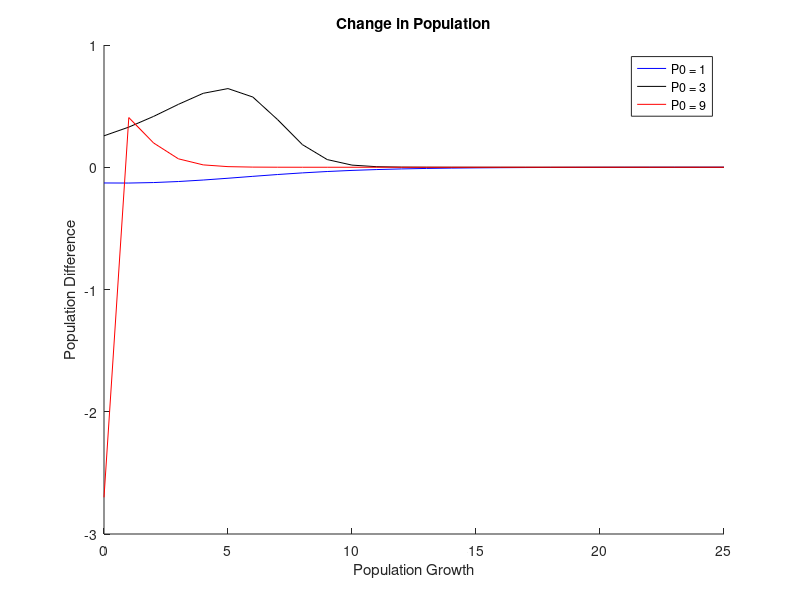

MATLAB code for this plot:
%Setting the initial conditions and variables
%Initial population condition
p0 = 1;
R = 0.3;
A = 2;
K = 7;
y = [];
n = 25;
x=0:1:n;

%Iterate through interation function
for i=0:n
    popSize = p0*(1 - R*(1 - p0/A)*(1 - p0/K));
    popDiff = popSize - p0;
    y = [y popDiff];
    p0 = popSize;
    disp(i)
    disp(popSize)
end;

hold on

plot(x,y,'b')
    title('Change in Population')
    xlabel('Population Growth')
    ylabel('Population Difference')

%Setting the initial conditions and variables
%Initial population condition
p0 = 3;
y = [];

%Iterate through interation function
for i=0:n
    popSize = p0*(1 - R*(1 - p0/A)*(1 - p0/K));
    popDiff = popSize - p0;
    y = [y popDiff];
    p0 = popSize;
    disp(i)
    disp(popSize)
end;

plot(x,y,'k')
    
%Setting the initial conditions and variables
%Initial population condition
p0 = 9;
y = [];

%Iterate through interation function
for i=0:n
    popSize = p0*(1 - R*(1 - p0/A)*(1 - p0/K));
    popDiff = popSize - p0;
    y = [y popDiff];
    p0 = popSize;
    disp(i)
    disp(popSize)
end;

plot(x,y,'r')

legend('P0 = 1','P0 = 3','P0 = 9')